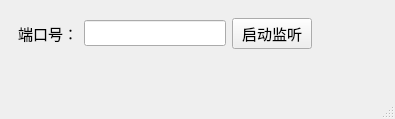
<?xml version="1.0" encoding="UTF-8"?>
<ui version="4.0">
 <class>QtSendFileServe</class>
 <widget class="QMainWindow" name="QtSendFileServe">
  <property name="geometry">
   <rect>
    <x>0</x>
    <y>0</y>
    <width>395</width>
    <height>119</height>
   </rect>
  </property>
  <property name="font">
   <font>
    <family>Arial</family>
    <pointsize>11</pointsize>
   </font>
  </property>
  <property name="windowTitle">
   <string>QtSendFileServe</string>
  </property>
  <widget class="QWidget" name="centralwidget">
   <layout class="QFormLayout" name="formLayout">
    <item row="0" column="0">
     <widget class="QWidget" name="widget" native="true">
      <layout class="QHBoxLayout" name="horizontalLayout">
       <item>
        <widget class="QLabel" name="label">
         <property name="text">
          <string>端口号：</string>
         </property>
        </widget>
       </item>
       <item>
        <widget class="QLineEdit" name="m_port"/>
       </item>
       <item>
        <widget class="QPushButton" name="m_setListen">
         <property name="text">
          <string>启动监听</string>
         </property>
        </widget>
       </item>
      </layout>
     </widget>
    </item>
   </layout>
  </widget>
  <widget class="QMenuBar" name="menubar">
   <property name="geometry">
    <rect>
     <x>0</x>
     <y>0</y>
     <width>395</width>
     <height>27</height>
    </rect>
   </property>
  </widget>
  <widget class="QStatusBar" name="statusbar"/>
 </widget>
 <resources/>
 <connections/>
</ui>
